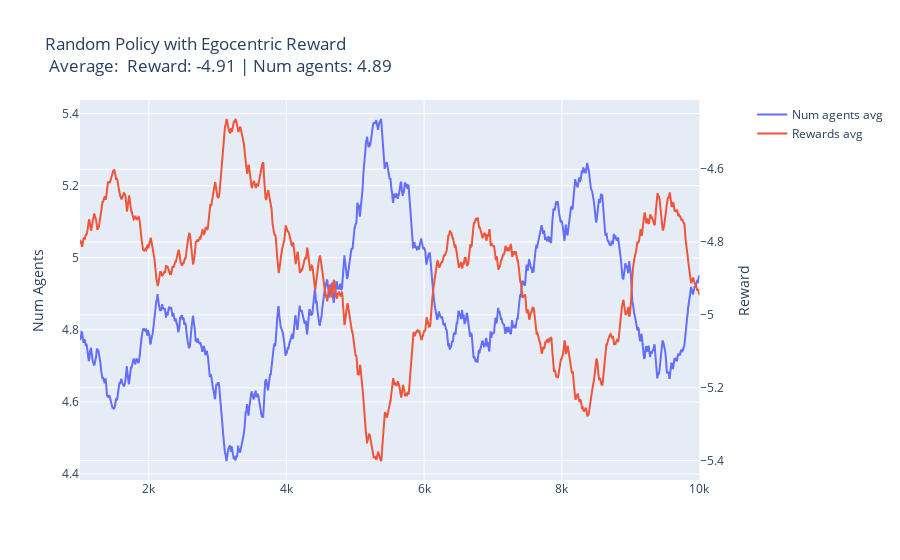

Source (notebook cell):
### Code cell
# Plots
cq.plot_agents_and_rewards(title='Random Policy with Egocentric Reward', window_size=1000, agents_and_rewards_dict=results_random_egocentric, mean_of_all=True)

### Figure 1 — Plotly figure (JSON) as saved in the notebook; plotly's stock layout.template omitted (floating-point values rounded to 4 significant figures; data arrays with more than 128 entries replaced by an {"elided": "..."} marker saying what was removed)
{"data": [{"mode": "lines", "name": "Num agents avg", "type": "scatter", "x": {"elided": "9001 int values"}, "xaxis": "x", "y": {"elided": "9001 float values"}, "yaxis": "y"}, {"mode": "lines", "name": "Rewards avg", "type": "scatter", "x": {"elided": "9001 int values"}, "xaxis": "x", "y": {"elided": "9001 float values"}, "yaxis": "y2"}], "layout": {"title": {"text": "Random Policy with Egocentric Reward<br> Average:  Reward: -4.91 | Num agents: 4.89"}, "xaxis": {"anchor": "y", "domain": [0, 0.94]}, "yaxis": {"anchor": "x", "domain": [0, 1], "title": {"text": "Num Agents"}}, "yaxis2": {"anchor": "x", "overlaying": "y", "side": "right", "title": {"text": "Reward"}}}}
